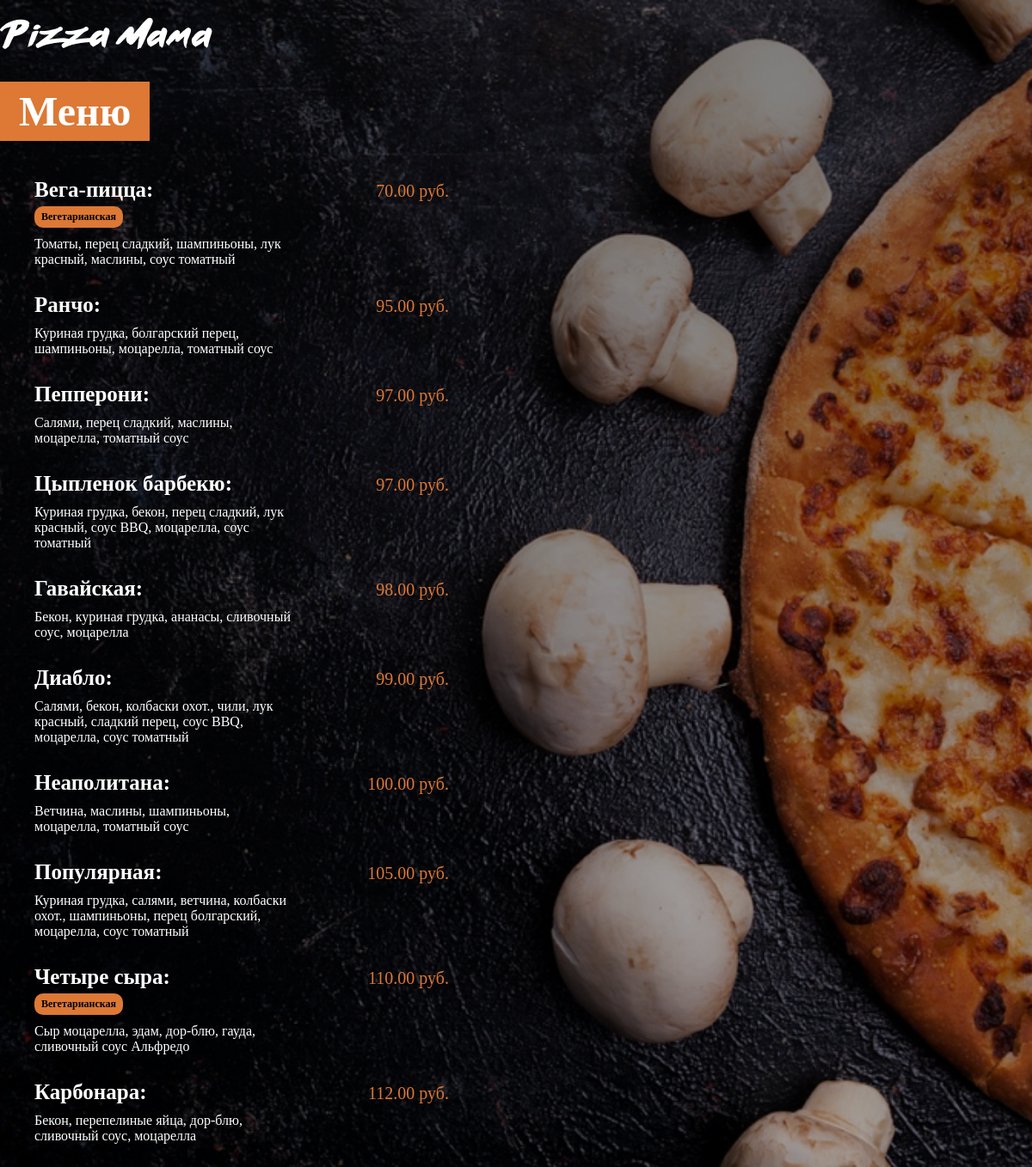
The app's page /menu/ with its own data.
### menu/models.py (models this page shows, shortened)
class Pizza(models.Model):
    name = models.CharField(max_length=200)
    ingredients = models.CharField(max_length=400)
    price = models.FloatField(default=0)
    vegetarian = models.BooleanField(default=False)
    image = models.ImageField(upload_to="images", null=True, blank=True)

### menu/views.py (the view)
# urls.py: path('', views.index, name="index"),
def index(request):
    pizzas = Pizza.objects.all().order_by("price")
    return render(request, "menu/index.html", {"Пицца": pizzas})

### menu/templates/menu/index.html (shortened to what this page needs)
{% load static %}
<html lang="en">
<head>
    <link rel="stylesheet" href="{% static 'menu/style.css' %}">
</head>
<body>
    <a href="{% url 'main:index' %}">
        <img id="small_logo" src="{% static 'menu/images/small_logo.png' %}" alt="Логтип">
    </a>
    <div class="name"><h1>Меню</h1></div>
    <div class="menu_list">
        {% for pizza in Пицца %}
            <div class="menu_list_item">
                <a class="pizza_name" href="{% url 'menu:info' pizza.id %}" style="text-decoration:none; color: white"> <span class="menu_list_title" > {{pizza.name}}:</span></a>
                <span class="menu_list_price">{{pizza.price | floatformat:2}} руб.</span>
                <br>
                <div>
                {% if pizza.vegetarian %}
                    <span class="menu_list_badge">Вегетарианская</span>
                {% endif %}
                </div>
                <span class="menu_list_ingredients">{{pizza.ingredients}}</span>
            </div>
        {% endfor %}
    </div>
</body>
</html>

### menu/static/menu/style.css (style rules this page uses)
body { background:linear-gradient(0deg,rgba(0,0,0,0.3), rgba(0,0,0,0.5)), url('images/menu_background.jpg') no-repeat center center fixed; background-size: cover; -webkit-background-size: cover; -moz-background-size: cover; -o-background-size: cover; color: white; margin: 0px; font-family: Comic Sans MS; }
#small_logo { margin-top: 20px; }
div.name { margin-top:45px; margin-bottom:50px; }
h1 { background-color:#DD7835; display: inline; font-size:48px; padding:8px 22px; }
.menu_list { margin-left: 40px; }
.menu_list_item { margin:30px 0px; }
.menu_list_title { font-size:25px; font-weight:bold; width: 350px; display: inline-block; }
.menu_list_price { font-size:20px; color:#DD7835; margin-left: 8px; width: 120px; display: inline-block; text-align:right; }
.menu_list_ingredients { margin-top:10px; display:inline-block; width: 300px; }
.menu_list_badge { background-color: #DD7835; color:black; font-size: 12px; padding: 5px 8px; margin-top: 20px; display: inline-block; margin-top: 5px; border-radius: 10px; font-weight: bold; }

### records on screen
Pizza: name "Вега-пицца", price "70.00", vegetarian "Вегетарианская", ingredients "Томаты, перец сладкий, шампиньоны, лук красный, маслины, соус томатный"
Pizza: name "Ранчо", price "95.00", ingredients "Куриная грудка, болгарский перец, шампиньоны, моцарелла, томатный соус"
Pizza: name "Пепперони", price "97.00", ingredients "Салями, перец сладкий, маслины, моцарелла, томатный соус"
Pizza: name "Цыпленок барбекю", price "97.00", ingredients "Куриная грудка, бекон, перец сладкий, лук красный, соус BBQ, моцарелла, соус томатный"
Pizza: name "Гавайская", price "98.00", ingredients "Бекон, куриная грудка, ананасы, сливочный соус, моцарелла"
Pizza: name "Диабло", price "99.00", ingredients "Салями, бекон, колбаски охот., чили, лук красный, сладкий перец, соус BBQ, моцарелла, соус томатный"
Pizza: name "Неаполитана", price "100.00", ingredients "Ветчина, маслины, шампиньоны, моцарелла, томатный соус"
Pizza: name "Популярная", price "105.00", ingredients "Куриная грудка, салями, ветчина, колбаски охот., шампиньоны, перец болгарский, моцарелла, соус томатный"
Pizza: name "Четыре сыра", price "110.00", vegetarian "Вегетарианская", ingredients "Сыр моцарелла, эдам, дор-блю, гауда, сливочный соус Альфредо"
Pizza: name "Карбонара", price "112.00", ingredients "Бекон, перепелиные яйца, дор-блю, сливочный соус, моцарелла"
